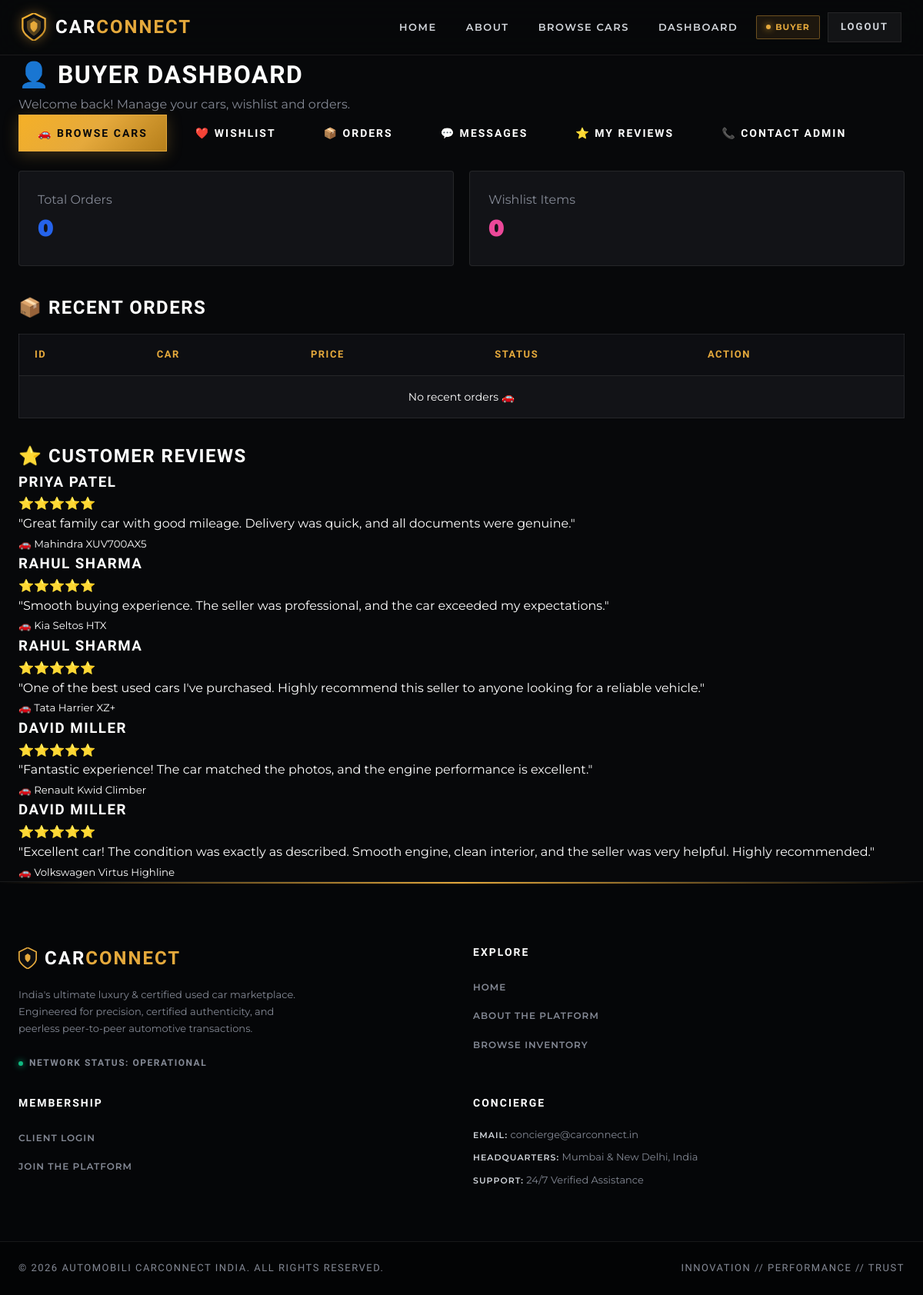
Screenshot of /buyer/home.php (signed in) with the database file from the repository.
### tables this page shows
CREATE TABLE `reviews` (
  `id` int(11) NOT NULL,
  `car_id` int(11) NOT NULL,
  `user_id` int(11) NOT NULL,
  `rating` int(11) NOT NULL CHECK (`rating` between 1 and 5),
  `comment` text DEFAULT NULL,
  `created_at` timestamp NOT NULL DEFAULT current_timestamp()
);

CREATE TABLE `buyers` (
  `id` int(11) NOT NULL,
  `name` varchar(100) NOT NULL,
  `email` varchar(150) NOT NULL,
  `password` varchar(255) NOT NULL,
  `phone` varchar(20) DEFAULT NULL,
  `address` text DEFAULT NULL,
  `status` enum('active','inactive') DEFAULT 'active',
  `created_at` timestamp NOT NULL DEFAULT current_timestamp()
);

CREATE TABLE `car_listings` (
  `id` int(11) NOT NULL,
  `seller_id` int(11) NOT NULL,
  `category_id` int(11) DEFAULT NULL,
  `make` varchar(100) NOT NULL,
  `model` varchar(100) NOT NULL,
  `year` int(11) NOT NULL,
  `price` decimal(12,2) NOT NULL,
  `mileage` int(11) DEFAULT 0,
  `fuel_type` varchar(50) DEFAULT NULL,
  `transmission` varchar(50) DEFAULT NULL,
  `description` text DEFAULT NULL,
  `image_path` varchar(255) DEFAULT NULL,
  `status` enum('pending','approved','rejected','sold') DEFAULT 'pending',
  `created_at` timestamp NOT NULL DEFAULT current_timestamp(),
  `color` varchar(30) DEFAULT NULL,
  `owner_type` varchar(30) DEFAULT NULL,
  `body_type` varchar(30) DEFAULT NULL,
  `seating_capacity` int(11) DEFAULT NULL,
  `location` varchar(100) DEFAULT NULL
);

### includes/functions.php (called while the page is built, shortened)
<?php
function e($str){
    return htmlspecialchars((string)$str, ENT_QUOTES, 'UTF-8');
}
?>

### buyer/home.php (the view, shortened to what this page needs)
<?php
require_once __DIR__ . "/../includes/db_connect.php";
require_once __DIR__ . "/../includes/functions.php";
require_once __DIR__ . "/../includes/header.php";
$buyerId = (int)$_SESSION['user_id'];
$stmt1 = mysqli_prepare($conn,"SELECT COUNT(*) FROM orders WHERE buyer_id=?");
mysqli_stmt_bind_param($stmt1,"i",$buyerId);
mysqli_stmt_execute($stmt1);
mysqli_stmt_bind_result($stmt1,$totalOrders);
$stmt2 = mysqli_prepare($conn,"SELECT COUNT(*) FROM wishlist WHERE buyer_id=?");
mysqli_stmt_bind_param($stmt2,"i",$buyerId);
mysqli_stmt_execute($stmt2);
mysqli_stmt_bind_result($stmt2,$totalWishlist);
$reviewStmt = mysqli_prepare($conn,"
SELECT
r.rating,
r.comment,
r.created_at,
b.name,
c.make,
c.model
FROM reviews r
JOIN buyers b
ON b.id = r.user_id
JOIN car_listings c
ON c.id = r.car_id
ORDER BY r.created_at DESC
LIMIT 6
");
mysqli_stmt_execute($reviewStmt);
$reviewResult = mysqli_stmt_get_result($reviewStmt);
?>
<h1>👤 Buyer Dashboard</h1>
<p class="muted">Welcome back! Manage your cars, wishlist and orders.</p>
<div style="display:flex;gap:12px;flex-wrap:wrap;margin-bottom:25px">
<a class="btn primary" href="car_listings.php">🚗 Browse Cars</a>
<a class="btn" href="wishlist.php">❤️ Wishlist</a>
<a class="btn" href="order_history.php">📦 Orders</a>
<a class="btn" href="messages.php">💬 Messages</a>
<a class="btn" href="my_reviews.php">⭐ My Reviews</a>
<a class="btn" href="contact.php">📞 Contact Admin</a>
</div>
<div class="grid" style="grid-template-columns:repeat(2,1fr);gap:20px">
<div class="card">
<div class="p">
<div class="muted">Total Orders</div>
<div style="font-size:30px;font-weight:900;color:#2563eb">
<?php echo intval($totalOrders); ?>
</div>
</div>
</div>
<div class="card">
<div class="p">
<div class="muted">Wishlist Items</div>
<div style="font-size:30px;font-weight:900;color:#ec4899">
<?php echo intval($totalWishlist); ?>
</div>
</div>
</div>
</div>
<h2 style="margin-top:35px">📦 Recent Orders</h2>
<table class="table">
<tr>
<th>ID</th>
<th>Car</th>
<th>Price</th>
<th>Status</th>
<th>Action</th>
</tr>
<?php
$stmt = mysqli_prepare($conn,"
SELECT o.id,o.total_price,o.order_status,
c.make,c.model,c.id AS car_id
FROM orders o
JOIN car_listings c ON c.id=o.car_id
WHERE o.buyer_id=?
ORDER BY o.id DESC
LIMIT 5
");
mysqli_stmt_bind_param($stmt,"i",$buyerId);
mysqli_stmt_execute($stmt);
$res = mysqli_stmt_get_result($stmt);
if(mysqli_num_rows($res)>0){
while($o=mysqli_fetch_assoc($res)){
$statusColor = "#999";
if($o['order_status']=="completed") $statusColor="#16a34a";
if($o['order_status']=="pending") $statusColor="#f59e0b";
if($o['order_status']=="cancelled") $statusColor="#ef4444";
echo "
<tr>
<td>#".intval($o['id'])."</td>
<td>".e($o['make'])." ".e($o['model'])."</td>
<td>₹".number_format((float)$o['total_price'])."</td>
<td>
<span style='
background:$statusColor;
color:#fff;
padding:5px 12px;
border-radius:20px;
font-size:12px;
font-weight:700
'>
".ucfirst($o['order_status'])."
</span>
</td>
<td>
<a class='btn'
href='/carconnect/buyer/car_details.php?id=".$o['car_id']."'>
View
</a>
</td>
</tr>
";
}
}else{
echo "
<tr>
<td colspan='5' style='text-align:center'>
No recent orders 🚗
</td>
</tr>
";
}
?>
</table>
<section class="home-reviews">
<h2>⭐ Customer Reviews</h2>
<div class="review-container">
<?php while($review=mysqli_fetch_assoc($reviewResult)): ?>
<div class="review-card">
<h3>
<?php echo e($review['name']); ?>
</h3>
<div class="stars">
<?php echo str_repeat("⭐",$review['rating']); ?>
</div>
<p>
"<?php echo e($review['comment']); ?>"
</p>
<small>
🚗
<?php echo e($review['make']." ".$review['model']); ?>
</small>
</div>
<?php endwhile; ?>
</div>
</section>
<?php require_once __DIR__ . "/../includes/footer.php"; ?>

### assets/css/style.css (style rules this page uses)
:root { --bg: #07080a; --bg-secondary: #0d0e12; --bg-tertiary: #13141a; --card: #121317; --card-hover: #181920; --border: rgba(255, 255, 255, 0.08); --border-light: rgba(255, 255, 255, 0.15); --border-gold: rgba(229, 169, 60, 0.4); --primary: #e5a93c; --primary-hover: #f5b94d; --primary-glow: rgba(229, 169, 60, 0.25); --primary-dark: #b67f1b; --accent: #ffd000; --success: #10b981; --warning: #f59e0b; --danger: #ef4444; --text: #ffffff; --text-secondary: #d1d5db; --text-muted: #848995; --text-dark: #111827; --gold-gradient: linear-gradient(135deg, #f5b027 0%, #e5a93c 50%, #b67f1b 100%); --carbon-gradient: linear-gradient(180deg, #14151b 0%, #0a0b0e 100%); --overlay-gradient: linear-gradient(180deg, rgba(7, 8, 10, 0.7) 0%, rgba(7, 8, 10, 0.25) 40%, rgba(7, 8, 10, 0.85) 85%, #07080a 100%); --shadow-sm: 0 4px 15px rgba(0, 0, 0, 0.4); --shadow-lg: 0 15px 40px rgba(0, 0, 0, 0.6); --shadow-gold: 0 0 25px rgba(229, 169, 60, 0.2); --font-heading: 'Barlow Condensed', 'Montserrat', sans-serif; --font-body: 'Montserrat', -apple-system, BlinkMacSystemFont, 'Segoe UI', Roboto, sans-serif; --transition-fast: 0.2s cubic-bezier(0.16, 1, 0.3, 1); --transition-normal: 0.35s cubic-bezier(0.16, 1, 0.3, 1); }
*, *::before, *::after { margin: 0; padding: 0; box-sizing: border-box; scroll-behavior: smooth; }
html { font-size: 16px; background-color: var(--bg); color: var(--text); }
body { font-family: var(--font-body); background-color: var(--bg); color: var(--text); line-height: 1.6; -webkit-font-smoothing: antialiased; -moz-osx-font-smoothing: grayscale; overflow-x: hidden; }
h1, h2, h3, h4, h5, h6 { font-family: var(--font-heading); letter-spacing: 1.5px; text-transform: uppercase; font-weight: 700; color: #ffffff; }
a { text-decoration: none; color: inherit; transition: var(--transition-fast); }
.muted { color: var(--text-muted); }
.card { background: var(--card); border: 1px solid var(--border); border-radius: 4px; overflow: hidden; transition: var(--transition-normal); }
.card .p { padding: 24px; }
.grid { display: grid; gap: 24px; }
.btn { display: inline-flex; align-items: center; justify-content: center; gap: 8px; padding: 12px 24px; font-family: var(--font-heading); font-size: 14px; font-weight: 700; letter-spacing: 2px; text-transform: uppercase; cursor: pointer; border: 1px solid transparent; background: transparent; color: #ffffff; transition: var(--transition-fast); position: relative; overflow: hidden; }
.btn.primary, .btn-gold { background: var(--gold-gradient); color: #07080a; border: 1px solid var(--primary); box-shadow: 0 4px 20px var(--primary-glow); }
.table { width: 100%; border-collapse: collapse; background: var(--card); border: 1px solid var(--border); margin-top: 15px; margin-bottom: 30px; }
.table th, .table td { padding: 16px 20px; text-align: left; border-bottom: 1px solid var(--border); font-size: 14px; }
.table th { background: #0d0e12; font-family: var(--font-heading); font-size: 13px; font-weight: 800; letter-spacing: 1.5px; text-transform: uppercase; color: var(--primary); }

### rows the page displays
reviews: user.name "PRIYA PATEL", rating "⭐⭐⭐⭐⭐", comment "Great family car with good mileage. Delivery was quick, and all documents were genuine.", car.model "Mahindra XUV700AX5"
reviews: user.name "RAHUL SHARMA", rating "⭐⭐⭐⭐⭐", comment "Smooth buying experience. The seller was professional, and the car exceeded my expectations.", car.model "Kia Seltos HTX"
reviews: user.name "RAHUL SHARMA", rating "⭐⭐⭐⭐⭐", comment "One of the best used cars I've purchased. Highly recommend this seller to anyone looking for a reliable vehicle.", car.model "Tata Harrier XZ+"
reviews: user.name "DAVID MILLER", rating "⭐⭐⭐⭐⭐", comment "Fantastic experience! The car matched the photos, and the engine performance is excellent.", car.model "Renault Kwid Climber"
reviews: user.name "DAVID MILLER", rating "⭐⭐⭐⭐⭐", comment "Excellent car! The condition was exactly as described. Smooth engine, clean interior, and the seller was very helpful. Highly recommended.", car.model "Volkswagen Virtus Highline"

### other values shown
$_SESSION['role'] "BUYER"
$totalOrders "0"
$totalWishlist "0"
